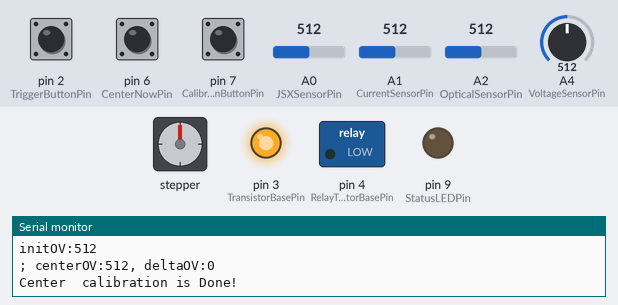
The sketch below on a simulated Arduino Uno, built with avr-gcc and run on an emulated ATmega328P. Shown: stepper motor, switched loads named in the sketch (green lamp = pin HIGH), output pins drawn as LEDs (lit = HIGH), the last lines printed to the serial monitor. Wiring (inferred from the names in the program): stepper motor driver (400 steps per turn assumed): step pin 13; direction pin 12; enable pin 11. The test bench sets the inputs (shaded band); at power-on: A0 (JSXSensorPin) = 512, pin 2 (TriggerButtonPin) HIGH, pin 6 (CenterNowPin) HIGH, pin 7 (CalibrationButtonPin) HIGH, A1 (CurrentSensorPin) = 512, A2 (OpticalSensorPin) = 512, A4 (VoltageSensorPin) = 512. Pins used as bus, display or sensor lines are not drawn.

Above: at 9.5 s.
9.6 s: A0 (JSXSensorPin) set to 739
16.0 s: A0 (JSXSensorPin) set to 765
At 17.7 s:
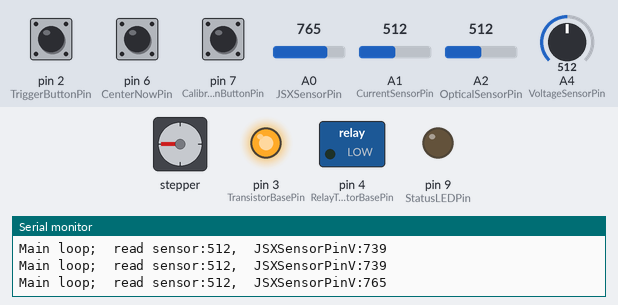
23.6 s: pin 2 (TriggerButtonPin) pulled LOW for 1.3 s
At 28.2 s:
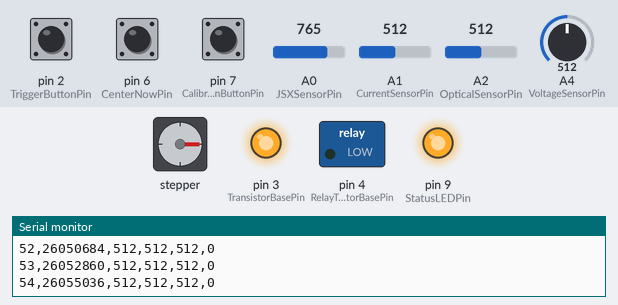
28.6 s: A0 (JSXSensorPin) set to 766
36.2 s: pin 6 (CenterNowPin) pulled LOW for 1.3 s
At 38.0 s:
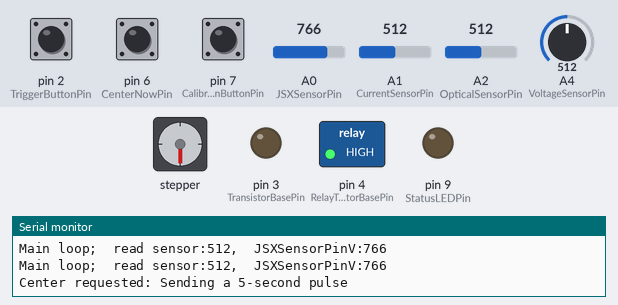
Timing chart, 0 to 44.2 s (numbered marks = the images above; inputs shaded):
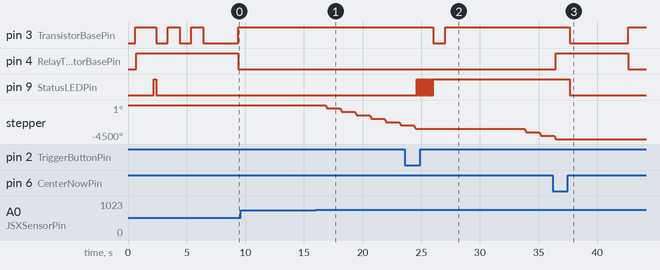

Measured:
- the behaviour switches between 756 and 757 on A0 (JSXSensorPin) (found by bisection; images 0 and 1)
- after the input at 16.0 s, stepper: turns 450° counter-clockwise in 0.16 s, repeating every 1.3 s
- after the input at 23.6 s, pin 3 (TransistorBasePin): HIGH → LOW after 2.4 s, → HIGH 1.0 s later; pin 9 (StatusLEDPin): alternates HIGH for 0.05 s and LOW for 0.05 s, 29 changes in all, then stays HIGH, starting after 1.0 s; stepper: goes on until 24.5 s, then stays -3150°
- after the input at 36.2 s, pin 3 (TransistorBasePin): HIGH → LOW after 1.5 s, → HIGH 5.0 s later; pin 4 (RelayTransistorBasePin): LOW → HIGH after 0.26 s, → LOW 6.2 s later; pin 9 (StatusLEDPin): HIGH → LOW after 1.5 s; stepper: goes on until 36.5 s, then stays -4500°

The sketch:

arduino_uno_serial_python_fastest_with_P_f_calib_MOS_delayed.ino
```cpp
// arduino code arduino_uno_serial_python_fastest_with_f_calib_MOS_delayed   in C:\Users\451516\Documents\github\Arduino
// rcode    PlotterNewSetup.R     in C:\Users\451516\Documents\github\Arduino\arduino_uno_serial_python
// plot calib data with   C:\Users\451516\Documents\github\shutterSurveyBook\calibration.R
// C:\Users\451516\Documents\github\Arduino\arduino_uno_serial_python
// arduino_uno_serial_python_fastest
//arduino_uno_serial_python_w_calib_data.py
//
int sweepDelayTime=300; //in micro sec
float sweepStepsPerRev=400*1.25;  //1600 is full turn,
float conversionF=0.253;//0.247=21/85; //50 steps give 13 mm of move /// typical numbers: min=17mm; center: 26mm; top:36mm.  Sweep travel= 36-17=19mm ; divide this by jmax
#define jmax  75 //57


int jwait=200;

float parkAtPos=-9.0;
int parkAtOV=-99;
float deltatoparkAtOV=999.0;
int deltatoparkAtOVj=0;


//int CollectorEmittor = A0;  // This connects to the photosensor

int JSXSensorPin = A0;  // JoystickX pin
int JSXSensorPinV=0 ;
int OpticalSensorPin = A2;  // This connects to the photosensor
int VoltageSensorPin = A4;  // This will measure the capacitor voltage, which is the same as the coil voltage.
int CurrentSensorPin = A1;  // The output put of the ACS712 module. Centered around  512 or so when there is no current.  1A corresponds to 36 units per calibration.

int TriggerButtonPin = 2;  // This will go down to zero as the switch is closed. Will use this to set t=0; will use this to activate the transistor
int TransistorBasePin = 3;  // This will go down to zero as the switch is closed. Will use this to set t=0; will use this to activate the transistor
int RelayTransistorBasePin = 4;  // Activate realy; for calibration this is PNP; leave it at HIGH to turn it off

int CenterNowPin = 6;  // send a pulse to center
int CalibrationButtonPin = 7;  // calib start
int StatusLEDPin=9; //whatsup LED
int biasTrigger = 8;  // bias trigger. use a transisto here


int sweepDir = 12;
int sweepStep = 13;
int sweepEnable = 11;

 int centerOV=0;
  int initOV=0;
const byte maxData = 55;

int VoltageSensorValue[maxData];
int CurrentSensorValue[maxData];
int OpticalSensorValue[maxData];
int BiasTrig[maxData];
int optCalValue[jmax];
float optCalStep[jmax];
long timer[maxData];
int triggered=0 ;
int TriggerButtonPinValue=1;

int FullCalibrationDone=1;
int CentralCailbrationDone=0;
int backoff=0;
int thisOV;
float cumulTime=0;
void setup() {

pinMode(sweepDir, OUTPUT);
pinMode(sweepStep, OUTPUT);
pinMode(sweepEnable, OUTPUT);
pinMode(biasTrigger, OUTPUT);
digitalWrite(biasTrigger, HIGH);
delay(200);
digitalWrite(biasTrigger,LOW);
delay(200);
digitalWrite(biasTrigger, HIGH);
delay(200);
digitalWrite(biasTrigger,LOW);

digitalWrite(sweepDir, HIGH);     // Set the Wdirection.
digitalWrite(sweepEnable, HIGH); //disable the Wmotor
pinMode(TriggerButtonPin, INPUT_PULLUP);
pinMode(CalibrationButtonPin, INPUT_PULLUP);
pinMode(CenterNowPin, INPUT_PULLUP);
pinMode(StatusLEDPin, OUTPUT);
pinMode(StatusLEDPin, OUTPUT);
pinMode(TransistorBasePin, OUTPUT);
pinMode(RelayTransistorBasePin, OUTPUT);

analogWrite(TransistorBasePin,255);

digitalWrite(RelayTransistorBasePin,LOW);
digitalWrite(StatusLEDPin,LOW);
digitalWrite(StatusLEDPin,LOW);

FullCalibrationDone=digitalRead(CalibrationButtonPin);

    /*  The bit of code below was taken from:
   *  http://yaab-arduino.blogspot.it/p/oscope.html
   */
  ADCSRA = 0;             // clear ADCSRA register
  //ADCSRB = 0;             // clear ADCSRB register
  //ADMUX |= (0 & 0x07);    // set A0 analog input pin
  //ADMUX |= (1 << REFS0);  // set reference voltage
// ADMUX |= (1 << ADLAR);  // left align ADC value to 8 bits from ADCH register

  // sampling rate is [ADC clock] / [prescaler] / [conversion clock cycles]
  // for Arduino Uno ADC clock is 16 MHz and a conversion takes 13 clock cycles
  //ADCSRA |= (1 << ADPS2) | (1 << ADPS0);    // 32 prescaler for 38.5 KHz
  ADCSRA |= (1 << ADPS2);                     // 16 prescaler for 76.9 KHz
 // ADCSRA |= (1 << ADPS1) | (1 << ADPS0);    // 8 prescaler for 153.8 KHz
    ADCSRA |= (1 << ADEN);  // enable ADC
  ADCSRA |= (1 << ADSC);  // start ADC measurements
    TCCR2A = 0;
  TCCR2B = 0;
  TCCR2A = _BV(COM2A1) | _BV(COM2B1) | _BV(COM2B0) | _BV(WGM21) | _BV(WGM20);
  TCCR2B = _BV(CS20);


      Serial.begin(115200); // This should match the value in Python if data is read from that side. 250,000 is fast enough to sample once per microsecond.


Serial.println("Starting... Hold on to your hats!");
delay(100);

};


void loop() {

  digitalWrite(sweepEnable, HIGH); //disable the Wmotor
  analogWrite(TransistorBasePin,255);
   TriggerButtonPinValue = digitalRead(TriggerButtonPin);

  if(TriggerButtonPinValue==0){  ;triggered=1;};

initOV=analogRead(OpticalSensorPin);
if(CentralCailbrationDone==0){
    digitalWrite(RelayTransistorBasePin,HIGH);Serial.println("Will do a center  calibration");delay(1000);
    initOV=analogRead(OpticalSensorPin);initOV=analogRead(OpticalSensorPin);
    delay(500);
    //Serial.print("initOV read:");Serial.println(initOV);
     //Serial.print("initOV:");Serial.println(initOV);
     //Serial.print("; current:");Serial.print(theC);Serial.print("; Voltage:");Serial.println(analogRead(VoltageSensorPin));

     digitalWrite(StatusLEDPin,HIGH);

     delay(200);
     digitalWrite(StatusLEDPin,LOW);
 analogWrite(TransistorBasePin,0);delay(1000);
 analogWrite(TransistorBasePin,255);delay(1000);
  analogWrite(TransistorBasePin,0);delay(1000);
 analogWrite(TransistorBasePin,255);delay(1000);

 analogWrite(TransistorBasePin,0);delay(2000);
  centerOV=analogRead(OpticalSensorPin);
  delay(1000);

 //Serial.print("; current:");Serial.print(theC);; Serial.print("; Voltage:");Serial.println(analogRead(VoltageSensorPin));
     analogWrite(TransistorBasePin,255);

    Serial.print("initOV:");Serial.println(initOV);  Serial.print("; centerOV:");Serial.print(centerOV); Serial.print(", deltaOV:");Serial.println(centerOV-initOV);

  digitalWrite(RelayTransistorBasePin,LOW);

       Serial.println("Center  calibration is Done!");
     CentralCailbrationDone=1;
     ;delay(3000);
};


  if(FullCalibrationDone==0){
       Serial.println("Will do a FULL calibration");
delay(2000);

 digitalWrite(sweepEnable, LOW); //enable the motor

int i;
int j;

 digitalWrite(sweepDir, LOW);     // Set the Wdirection.

     for (j = 0; j<backoff; j++) {


for (i = 0; i<sweepStepsPerRev; i++)       // Iterate for 4000 microsteps.
  {
      digitalWrite(sweepStep, LOW);  // This LOW to HIGH change is what creates the
      digitalWrite(sweepStep, HIGH); // "Rising Edge" so the easydriver knows to when to step.
      delayMicroseconds(sweepDelayTime);      // This delay time is close to top speed for this   // Too fast-->> the motor stalls.
  }

     };

delay(1000);

 digitalWrite(sweepDir, HIGH);     // Set the Wdirection.

int bottomToCenter=0;
int CenterToTop=0;
int deltaToCenterOV=999;
int thisDelta=999;

     for (j = 0; j<jmax; j++) {


for (i = 0; i<sweepStepsPerRev; i++)       // Iterate for 4000 microsteps.
  {
      digitalWrite(sweepStep, LOW);  // This LOW to HIGH change is what creates the
      digitalWrite(sweepStep, HIGH); // "Rising Edge" so the easydriver knows to when to step.
      delayMicroseconds(sweepDelayTime);      // This delay time is close to top speed for this   // Too fast-->> the motor stalls.
  }
        delay(jwait);
     thisOV=analogRead(OpticalSensorPin);
     if(abs(thisOV-centerOV)< deltaToCenterOV ) {

       deltaToCenterOV=abs(thisOV-centerOV);bottomToCenter=j;

     }
     // Serial.print(" jmax:");Serial.print(jmax); Serial.print("; j:");Serial.print(j);   ;Serial.print(";  OPT:");Serial.print( thisOV);  Serial.print("; thisDelta:");Serial.print(abs(thisOV-centerOV));  Serial.print(" deltaToCenterOV :");Serial.print(deltaToCenterOV ); Serial.print(";  bottomToCenter:");Serial.println(bottomToCenter);

};

CenterToTop=jmax-bottomToCenter;
//Serial.print(" CenterToTop:");Serial.println(CenterToTop);

       digitalWrite(sweepDir, LOW);     // Set the Wdirection.
float thisP;
     delay(5000);
     //Serial.println(" Reversing...");

//int parkAtOV=-99;
//int deltatoparkAtOV=999;
//int deltatoparkAtOVj=0;

      for (j = jmax; j>0; j--) {
        thisP= (j-bottomToCenter-1)*conversionF;
          thisOV=analogRead(OpticalSensorPin);

    optCalValue[j]=thisOV;
    optCalStep[j]=thisP;
         if(abs(thisP-parkAtPos)< deltatoparkAtOV && thisP<parkAtPos) { deltatoparkAtOV=abs(thisP-parkAtPos);deltatoparkAtOVj=j;}
         //Serial.print("j:");Serial.print(j);Serial.print(", thisP:");Serial.print(thisP);Serial.print(", deltatoparkAtOVj:");Serial.println(deltatoparkAtOVj);


for (i = 0; i<sweepStepsPerRev; i++)       // Iterate for 4000 microsteps.
  {
      digitalWrite(sweepStep, LOW);  // This LOW to HIGH change is what creates the
      digitalWrite(sweepStep, HIGH); // "Rising Edge" so the easydriver knows to when to step.
      delayMicroseconds(sweepDelayTime);      // This delay time is close to top speed for this   // Too fast-->> the motor stalls.
  }
    delay(jwait);


       //Serial.print(" j:");Serial.print(j);Serial.print(" OPT:");Serial.print(thisOV);  Serial.print("; thisP:");Serial.println(thisP);

          //   Serial.print("going back jmax:");Serial.print(jmax); Serial.print("; j:");Serial.print(j);   ;Serial.print(";  OPT:");Serial.print( thisOV);  Serial.print("; thisDelta:");Serial.print(abs(thisOV-centerOV));  Serial.print(" deltaToCenterOV :");Serial.print(deltaToCenterOV ); Serial.print(";  bottomToCenter:");Serial.println(bottomToCenter);


      }
 FullCalibrationDone=1;analogWrite(TransistorBasePin,255);

Serial.print("deltatoparkAtOVj:");Serial.println(deltatoparkAtOVj);


  digitalWrite(sweepDir, HIGH);     // Set the Wdirection.
  digitalWrite(sweepEnable, LOW); //enable the motor

     for (j = 0; j<backoff; j++) {


for (i = 0; i<sweepStepsPerRev; i++)       // Iterate for 4000 microsteps.
  {
      digitalWrite(sweepStep, LOW);  // This LOW to HIGH change is what creates the
      digitalWrite(sweepStep, HIGH); // "Rising Edge" so the easydriver knows to when to step.
      delayMicroseconds(sweepDelayTime);      // This delay time is close to top speed for this   // Too fast-->> the motor stalls.
  }

     };

//Serial.println(" Parking");
delay(2000);
     //for (j = 0; j<deltatoparkAtOVj; j++) {

          //for (i = 0; i<sweepStepsPerRev; i++)       // Iterate for 4000 microsteps.
           // {
           //     digitalWrite(sweepStep, LOW);  // This LOW to HIGH change is what creates the
         //       digitalWrite(sweepStep, HIGH); // "Rising Edge" so the easydriver knows to when to step.
       //         delayMicroseconds(sweepDelayTime);      // This delay time is close to top speed for this   // Too fast-->> the motor stalls.
      //      }

    // };


 digitalWrite(sweepEnable, HIGH); //disable the motor


         Serial.println(" Sending the cali data to PC;");
           for (int i=1; i<5; i++) { Serial.println( "PIPE CLEANER:");};
            Serial.print("CalibDataHeader,");Serial.print(  "position" );Serial.print(",");Serial.println( "oValue");

          for (int i=1; i<jmax; i++) {
            Serial.print("CalibData,");Serial.print(  optCalStep[i] );Serial.print(",");Serial.println( optCalValue[i] );
           delay(10);
          };


delay(1000);
Serial.println("TerminateCalibTransmission");
 };


   if(triggered==1){
 Serial.println(" Sending a pulse now!");

        for (int i=0; i<15; i++) {
          delay(50);digitalWrite(StatusLEDPin,LOW);delay(50);digitalWrite(StatusLEDPin,HIGH);
          };

       // analogWrite(TransistorBasePin,0);
         int time0=micros();
          // Serial.println( "START MEASURE");
         for (int i=0; i<maxData; i++) {

            VoltageSensorValue[i] = analogRead(VoltageSensorPin);
            CurrentSensorValue[i] = analogRead(CurrentSensorPin);
            OpticalSensorValue[i] = analogRead(OpticalSensorPin);
            if(i==1){analogWrite(TransistorBasePin,0);}
            //delayMicroseconds(188);
            delayMicroseconds(100); cumulTime=cumulTime+0.1;
            if(i>40){delay(2);cumulTime=cumulTime+2;};
            if(i>80){delay(3);cumulTime=cumulTime+3;};
           // BiasTrig[i]=cumulTime;
           if(cumulTime>37){digitalWrite(biasTrigger, HIGH); BiasTrig[i]=1; }else{BiasTrig[i]=0;}
            // if(i>30){delayMicroseconds(500);}


          //delay(1);
            timer[i] = micros()-time0;

           // Serial.print( "triggered:"); Serial.print( triggered);   Serial.print( "  MEASURED voltage:");  Serial.print(  VoltageSensorValue[i]);  Serial.print( "at t:"); Serial.println(  timer[i]);


         };
         delay(1000);
        analogWrite(TransistorBasePin,255);
        digitalWrite(biasTrigger, LOW);

        Serial.println(" Sending the data to PC;");
           for (int i=0; i<20; i++) {
          Serial.println( "PIPE CLEANER:");
           };

          //Serial.print("index"); Serial.print(",");Serial.print("time_us"); Serial.print(",");Serial.print("Voltage"); Serial.print(",");Serial.print("Current"); Serial.print(",");Serial.print("Trigger");; Serial.print(",");Serial.println("optic");//match the Header in Python.
          for (int i=1; i<maxData; i++) {


           Serial.print(i);
           Serial.print(",");Serial.print(timer[i]);
           //Serial.print(",");Serial.print(timer[i]/1000);
           Serial.print(",");Serial.print( VoltageSensorValue[i]);//
           Serial.print(",");Serial.print( CurrentSensorValue[i]);
           Serial.print(",");Serial.print( OpticalSensorValue[i]);//-centerOV
            Serial.print(",");Serial.println( BiasTrig[i]);

           //Serial.print(",");Serial.println( CEValue[i]);//-centerOV
           delay(10);
          };
          analogWrite(TransistorBasePin,255);;
          delay(5000);
          //digitalWrite(StatusLEDPin,HIGH);
          //Serial.print( "triggered:"); Serial.print( triggered); Serial.println( "--ALL SENT");
triggered=0;
};

digitalWrite(sweepEnable, HIGH); //disable the Wmotor
delay(1000);

 thisOV=analogRead(OpticalSensorPin);
 JSXSensorPinV=analogRead(JSXSensorPin);
    Serial.print("Main loop;  read sensor:");Serial.print( thisOV); Serial.print(",  JSXSensorPinV:");Serial.println(  JSXSensorPinV);
delay(100);


   if(JSXSensorPinV<256) {
    digitalWrite(sweepDir, HIGH);     // Set the Wdirection.
   digitalWrite(sweepEnable, LOW); //disable enable
   int i;
         for (i = 0; i<sweepStepsPerRev; i++)       // Iterate for 4000 microsteps.
            {
                digitalWrite(sweepStep, LOW);  // This LOW to HIGH change is what creates the
                digitalWrite(sweepStep, HIGH); // "Rising Edge" so the easydriver knows to when to step.
                delayMicroseconds(sweepDelayTime);      // This delay time is close to top speed for this   // Too fast-->> the motor stalls.
            }

   digitalWrite(sweepEnable, HIGH); //disable the motor

  };

     if(JSXSensorPinV>756) {
    digitalWrite(sweepDir, LOW);     // Set the Wdirection.
   digitalWrite(sweepEnable, LOW); //disable enable
      int i;
         for (i = 0; i<sweepStepsPerRev; i++)       // Iterate for 4000 microsteps.
            {
                digitalWrite(sweepStep, LOW);  // This LOW to HIGH change is what creates the
                digitalWrite(sweepStep, HIGH); // "Rising Edge" so the easydriver knows to when to step.
                delayMicroseconds(sweepDelayTime);      // This delay time is close to top speed for this   // Too fast-->> the motor stalls.
            }

   digitalWrite(sweepEnable, HIGH); //disable the motor

  }


if(digitalRead(CenterNowPin)==0){
  Serial.println("Center requested: Sending a 5-second pulse");
  digitalWrite(RelayTransistorBasePin,HIGH);
  delay(1000);
  initOV=analogRead(OpticalSensorPin);
   digitalWrite(StatusLEDPin,HIGH);
   delay(200);
   digitalWrite(StatusLEDPin,LOW);
   analogWrite(TransistorBasePin,0);delay(5000);
  centerOV=analogRead(OpticalSensorPin);
   analogWrite(TransistorBasePin,255);
   Serial.print("initOV:");Serial.print(initOV);  Serial.print("; centerOV:");Serial.print(centerOV); Serial.print(", deltaOV:");Serial.println(centerOV-initOV);
  digitalWrite(RelayTransistorBasePin,LOW);
   Serial.println("Will repeat in 20 seconds");
   ;delay(20000);

  }


 };


 //Serial.print(micros()-time0); Serial.print(",");Serial.print(VoltageSensorValue);
  //Serial.print(",");Serial.print(CurrentSensorValue);; Serial.print(",");
  //Serial.print(",");Serial.println(OpticalSensorValue);
```
